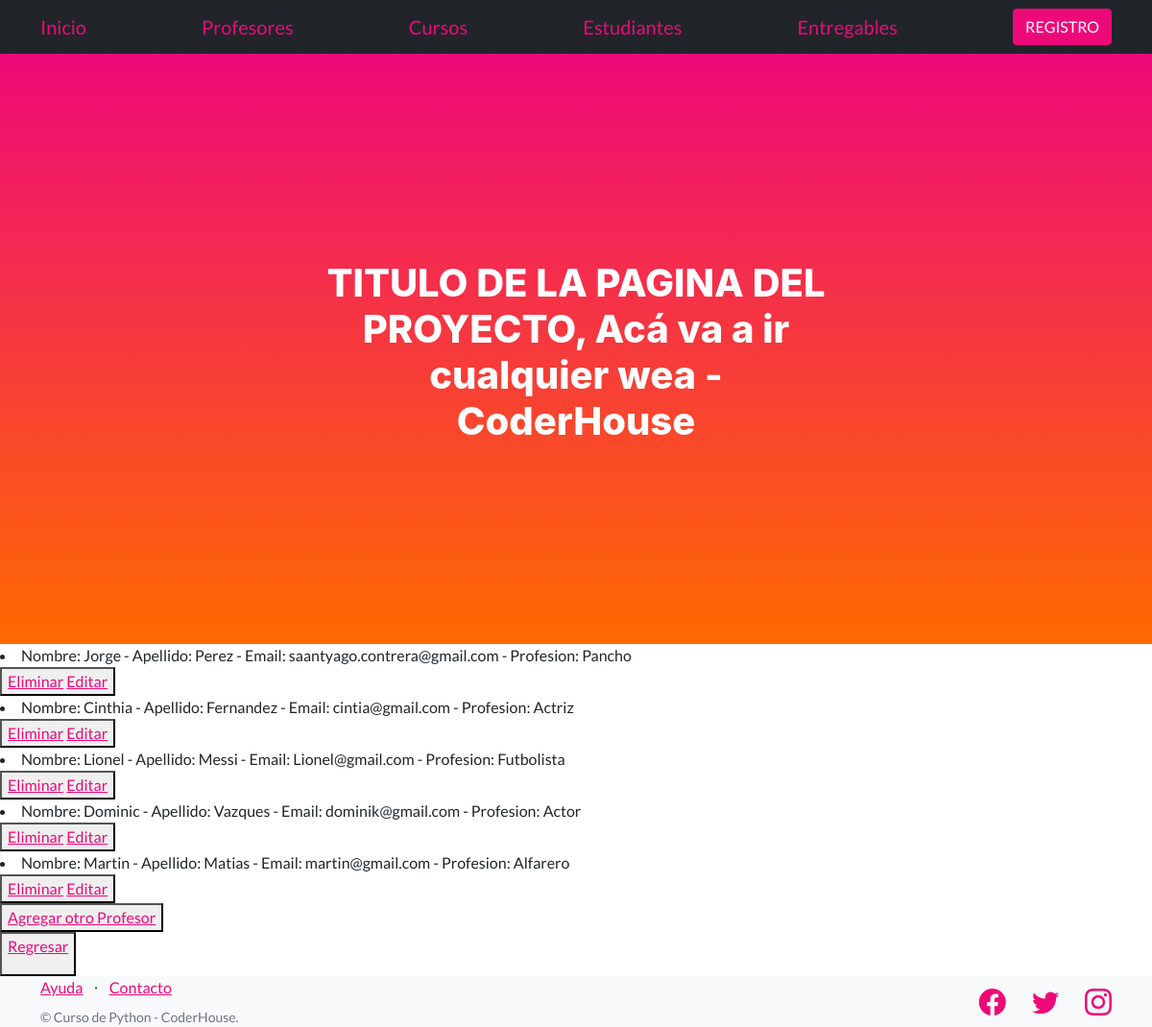
The page /mi_app/leerprofesores on the database its author committed.
### mi_app/models.py (models this page shows)
class Profesor(models.Model):
    nombre= models.CharField(max_length=30)
    apellido= models.CharField(max_length=30)
    email= models.EmailField()
    profesion= models.CharField(max_length=30)
    def __str__(self) :
        return f' Nombre: {self.nombre} - Apellido: {self.apellido} - Email: {self.email} - Profesion: {self.profesion} '

### mi_app/views.py (the view)
# urls.py: path('leerprofesores', leerProfesores, name = "LeerProfesores"),
def leerProfesores(request):
      profesores = Profesor.objects.all() #trae todos los profesores
      contexto= {"profesores":profesores}
      return render(request, "app/leerProfesores.html",contexto)

### mi_app/templates/app/leerProfesores.html
{% extends "app/padre.html" %}
{% load static %}
{% block contenidoQueCambia %}
<body>
    {% for p in profesores %}
        <li>{{p}}</li>
        <button>
            <a href="{% url 'eliminarprofesor' p.nombre %}"> Eliminar</a>
            <a href="{% url 'editarprofesor' p.nombre %}"> Editar</a>
        </button>
    {% endfor %}
    <br>
   <button> <a href="profesores">Agregar otro Profesor</a> </button>
    <br>
    <button><p><a href=" ../mi_app">Regresar</a></button>
</body>
{% endblock %}

### rows shown on the page
Profesor: nombre+apellido+email "Nombre: Jorge - Apellido: Perez - Email: saantyago.contrera@gmail.com - Profesion: Pancho"
Profesor: nombre+apellido+email "Nombre: Cinthia - Apellido: Fernandez - Email: cintia@gmail.com - Profesion: Actriz"
Profesor: nombre+apellido+email "Nombre: Lionel - Apellido: Messi - Email: Lionel@gmail.com - Profesion: Futbolista"
Profesor: nombre+apellido+email "Nombre: Dominic - Apellido: Vazques - Email: dominik@gmail.com - Profesion: Actor"
Profesor: nombre+apellido+email "Nombre: Martin - Apellido: Matias - Email: martin@gmail.com - Profesion: Alfarero"
